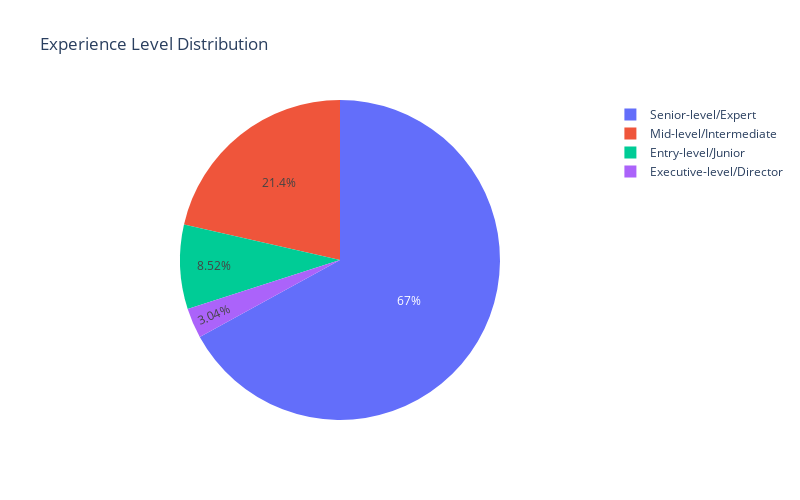

Notebook code for this chart:
### Code cell
# Creating a pie chart based on the experience level of jobs.
experience = ds['experience_level'].value_counts()
fig = px.pie(experience, values = experience.values, names = experience.index, title = 'Experience Level Distribution')
fig.update_layout(
    autosize=False,
    width=800,
    height=500,)
fig.show()

### Figure 1 — Plotly figure (JSON) as saved in the notebook; plotly's stock layout.template omitted (floating-point values rounded to 4 significant figures)
{"data": [{"domain": {"x": [0, 1], "y": [0, 1]}, "hovertemplate": "index=%{label}<br>value=%{value}<extra></extra>", "labels": ["Senior-level/Expert", "Mid-level/Intermediate", "Entry-level/Junior", "Executive-level/Director"], "legendgroup": "", "name": "", "showlegend": true, "type": "pie", "values": [2516, 805, 320, 114]}], "layout": {"autosize": false, "height": 500, "legend": {"tracegroupgap": 0}, "title": {"text": "Experience Level Distribution"}, "width": 800}}
